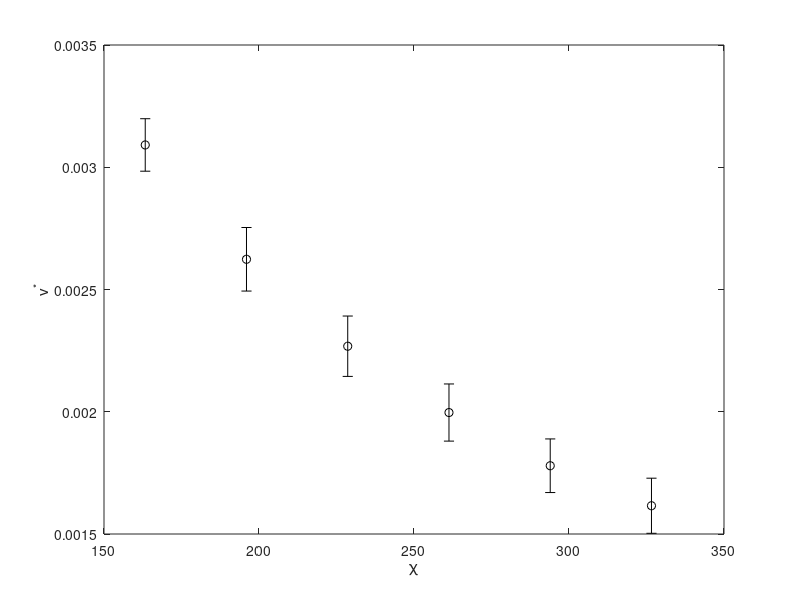

Recreate this plot in MATLAB. (Note: this script raises an error after producing the figure.)
clear variables; close all; clc;

dat = load('Fig6_data.txt', '-ascii');

errorbar(dat(:,1), dat(:,2), dat(:,3), 'ko')
xlabel('\chi');
ylabel('v^*');
%axis square

%% Fitting
f = fit(dat(:,1),dat(:,2),'poly2');
dat_fit = f.p1 .* (dat(:,1).^2) + f.p2 .* dat(:,1) + f.p3;
hold on;
plot(dat(:,1), dat_fit, 'b-')
legend('Numerical data', 'Scaling relation')

saveas(gcf, 'Fig6.eps', 'epsc')